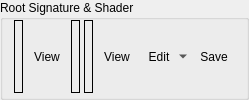
        <widget class="QGroupBox" name="gsShaderGroup">
         <property name="sizePolicy">
          <sizepolicy hsizetype="Preferred" vsizetype="Minimum">
           <horstretch>0</horstretch>
           <verstretch>0</verstretch>
          </sizepolicy>
         </property>
         <property name="title">
          <string>Root Signature &amp;&amp; Shader</string>
         </property>
         <layout class="QHBoxLayout" name="horizontalLayout_13">
          <property name="spacing">
           <number>4</number>
          </property>
          <property name="topMargin">
           <number>0</number>
          </property>
          <property name="bottomMargin">
           <number>4</number>
          </property>
          <item>
           <widget class="RDLabel" name="gsRootSig">
            <property name="frameShape">
             <enum>QFrame::Box</enum>
            </property>
           </widget>
          </item>
          <item>
           <widget class="QToolButton" name="gsRootSigButton">
            <property name="cursor">
             <cursorShape>PointingHandCursor</cursorShape>
            </property>
            <property name="toolTip">
             <string>Open Root Signature View</string>
            </property>
            <property name="text">
             <string>View</string>
            </property>
            <property name="icon">
             <iconset resource="../../Resources/resources.qrc">
              <normaloff>:/action.png</normaloff>:/action.png</iconset>
            </property>
            <property name="toolButtonStyle">
             <enum>Qt::ToolButtonTextBesideIcon</enum>
            </property>
            <property name="autoRaise">
             <bool>true</bool>
            </property>
           </widget>
          </item>
          <item>
           <widget class="RDLabel" name="gsPipeline">
            <property name="sizePolicy">
             <sizepolicy hsizetype="Minimum" vsizetype="MinimumExpanding">
              <horstretch>0</horstretch>
              <verstretch>0</verstretch>
             </sizepolicy>
            </property>
            <property name="frameShape">
             <enum>QFrame::Box</enum>
            </property>
           </widget>
          </item>
          <item>
           <widget class="RDLabel" name="gsShader">
            <property name="sizePolicy">
             <sizepolicy hsizetype="Minimum" vsizetype="MinimumExpanding">
              <horstretch>0</horstretch>
              <verstretch>0</verstretch>
             </sizepolicy>
            </property>
            <property name="frameShape">
             <enum>QFrame::Box</enum>
            </property>
           </widget>
          </item>
          <item>
           <widget class="QToolButton" name="gsShaderViewButton">
            <property name="cursor">
             <cursorShape>PointingHandCursor</cursorShape>
            </property>
            <property name="toolTip">
             <string>Open Shader Source</string>
            </property>
            <property name="text">
             <string>View</string>
            </property>
            <property name="icon">
             <iconset resource="../../Resources/resources.qrc">
              <normaloff>:/action.png</normaloff>:/action.png</iconset>
            </property>
            <property name="toolButtonStyle">
             <enum>Qt::ToolButtonTextBesideIcon</enum>
            </property>
            <property name="autoRaise">
             <bool>true</bool>
            </property>
           </widget>
          </item>
          <item>
           <widget class="QToolButton" name="gsShaderEditButton">
            <property name="toolTip">
             <string>Edit Shader</string>
            </property>
            <property name="text">
             <string>Edit</string>
            </property>
            <property name="icon">
             <iconset resource="../../Resources/resources.qrc">
              <normaloff>:/page_white_edit.png</normaloff>:/page_white_edit.png</iconset>
            </property>
            <property name="popupMode">
             <enum>QToolButton::MenuButtonPopup</enum>
            </property>
            <property name="toolButtonStyle">
             <enum>Qt::ToolButtonTextBesideIcon</enum>
            </property>
            <property name="autoRaise">
             <bool>true</bool>
            </property>
           </widget>
          </item>
          <item>
           <widget class="QToolButton" name="gsShaderSaveButton">
            <property name="toolTip">
             <string>Save Shader DXBC</string>
            </property>
            <property name="text">
             <string>Save</string>
            </property>
            <property name="icon">
             <iconset resource="../../Resources/resources.qrc">
              <normaloff>:/save.png</normaloff>:/save.png</iconset>
            </property>
            <property name="toolButtonStyle">
             <enum>Qt::ToolButtonTextBesideIcon</enum>
            </property>
            <property name="autoRaise">
             <bool>true</bool>
            </property>
           </widget>
          </item>
          <item>
           <spacer name="gsShaderSpacer">
            <property name="orientation">
             <enum>Qt::Horizontal</enum>
            </property>
            <property name="sizeHint" stdset="0">
             <size>
              <width>0</width>
              <height>0</height>
             </size>
            </property>
           </spacer>
          </item>
         </layout>
        </widget>
